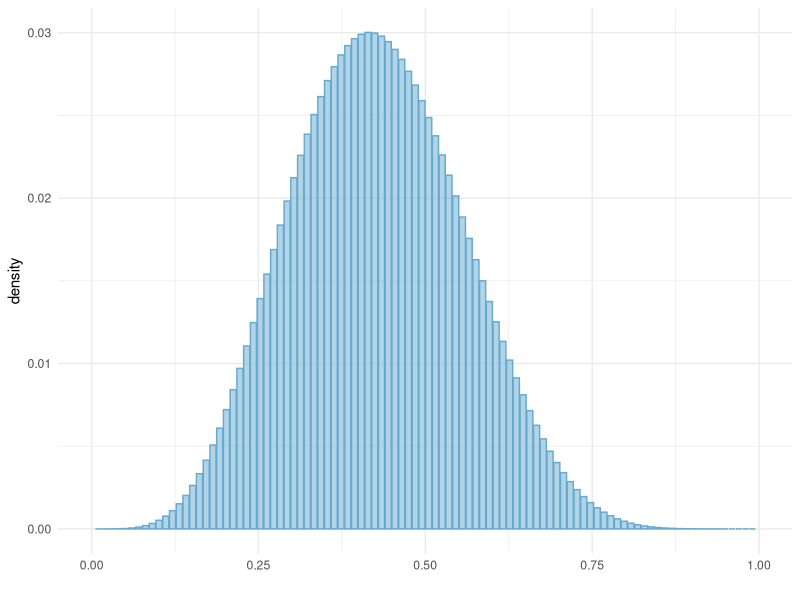

This figure's R source:
# libraries
library(ggplot2)

# set grid resolution
resolution <- 100

# create the grid
grid <- seq(from = 0, to = 1, length.out = resolution)

# prior
prior <- rep(1, resolution)

# data
n <- 12
z <- 5

# likelihood
likelihood <- dbinom(z, n, prob=grid)

# posterior
posterior <- likelihood * prior

# normalize the posterior so it sums to 1
posterior <- posterior / sum(posterior)

# fairness
bottom_cut <- 0.3 * resolution
top_cut <- 0.7 * resolution
fairness <- sum(posterior[bottom_cut:top_cut])
cat(paste0("Fairness of the coin is: ", format(fairness, digits = 3), "."))

# visualize
df <- data.frame(x = grid, y = posterior)
ggplot(data = df, aes(x = x, y = y)) +
  geom_bar(stat="identity", color="#67a9cf", fill="#67a9cf", alpha = 0.5) +
  xlim(0, 1) +
  xlab("") +
  ylab("density") +
  theme_minimal()
